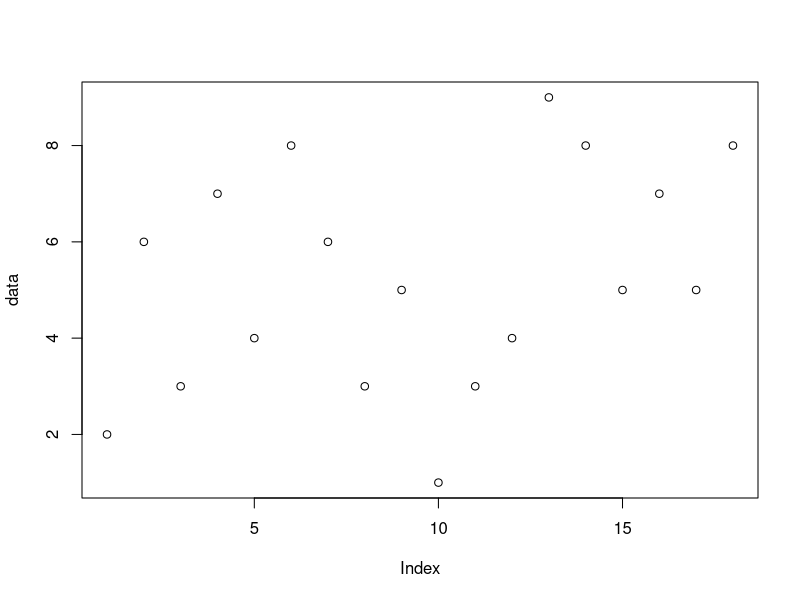
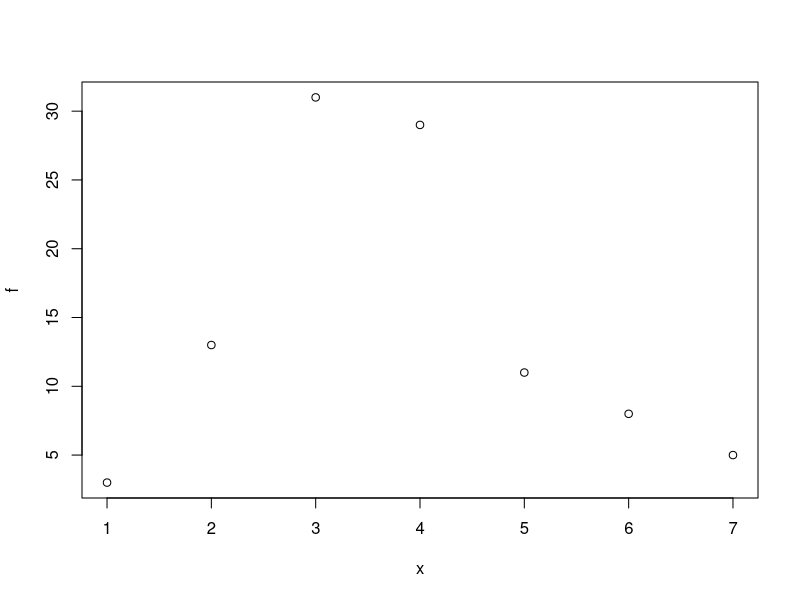
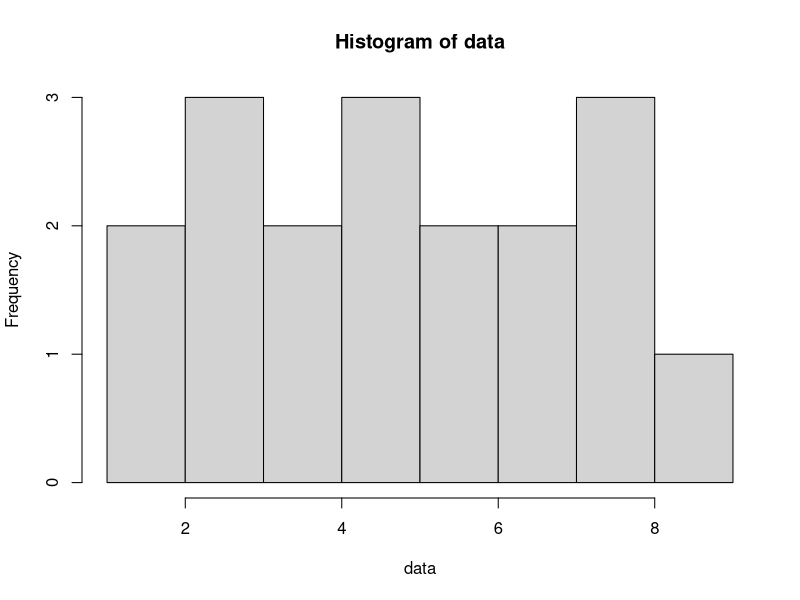
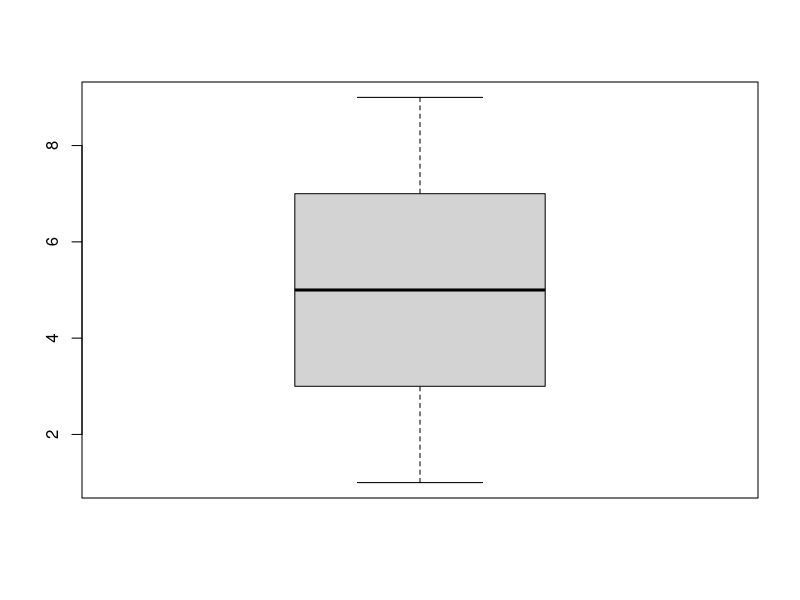
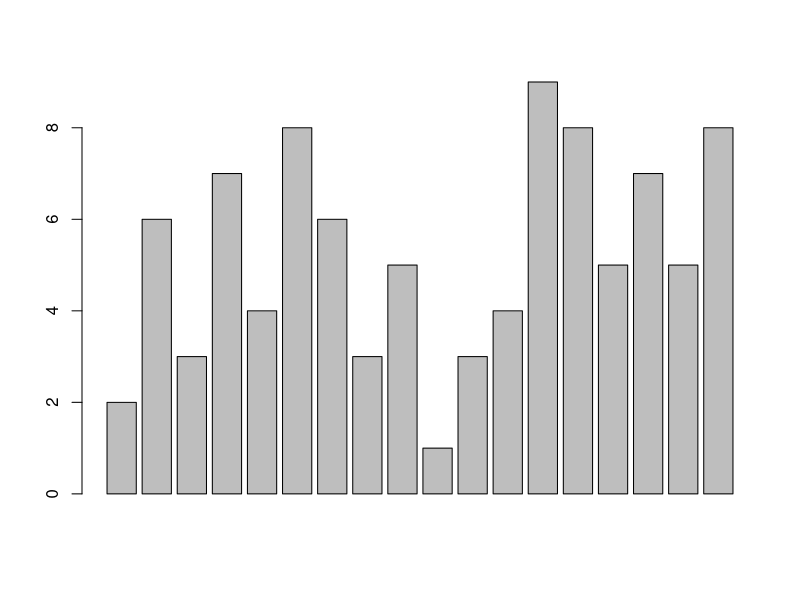
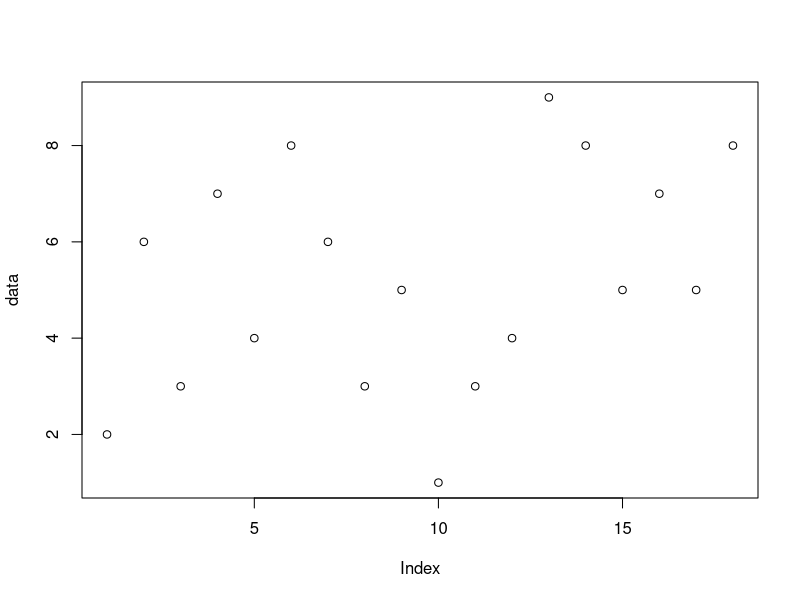
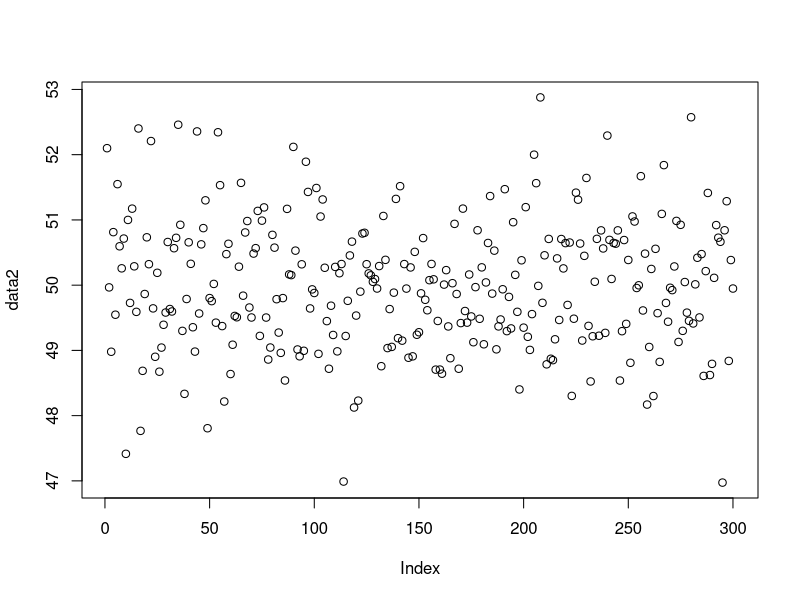
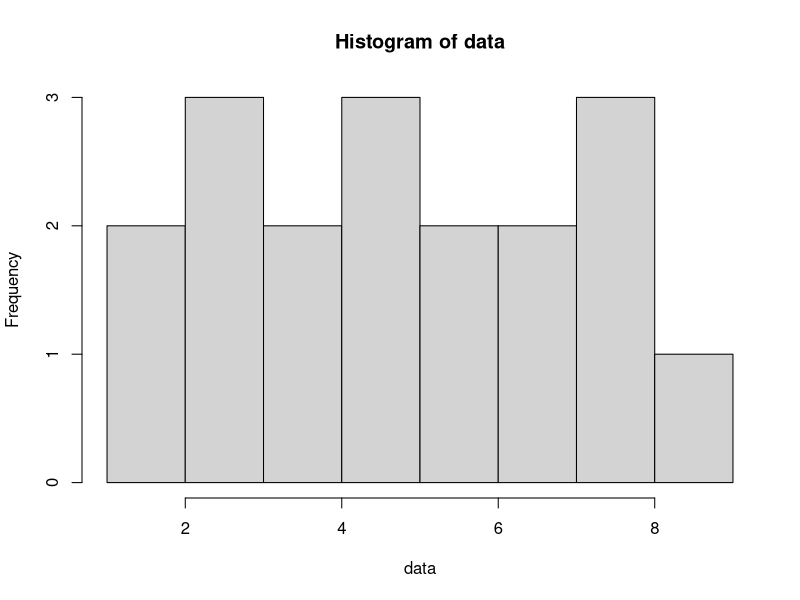

The R source for these figures, in order:
# R bootcamp
# part 2


# Warm Up - redo work from last class

# autocomplete parentheses


# TODAY #
# class()
# lists: c(), rep(), seq(), length()
# math: sum(), cumsum(), sqrt(), round()
# stats: mean(), sd(), IQR(), median(), var(), quantile(), summary()
# plotting: plot(), hist(), boxplot(), barplot()

# Concepts: do math WITH commands



# CLASS - a way to determine data type ####

# create and assign a variable
dumbo <- 173
class(dumbo)
str(dumbo)

me <- "coffee"
class(me)



# LIST VARIABLES ####


# use c() to make a list of any data (a vector)
data <- c(2,6,3,7,4,8,6,3,5,1,3,4,9,8,5,7,5,8)
f <- c(6,2,5,9,6,7)


c(4, "blue", 0.91823, 5) # makes them all into CHAR


# make a list of repeating elements with rep()

rep(3,20)


# make a sequence of numbers with seq()

seq(1:6)
seq(1,6)

x <-seq(1:6)


# find the LENGTH of a list

length(x)


# do math on numbers, variables, and lists

x*2.5

mean(x*2.5)

5 * data

sum(data)

sum(data) - 14.3


# DESCRIPTIVE STATS ####
# R has built in commands for common statistics:
mean(data)

median(data)

var(data)

sd(data)

IQR(data)

quantile(data)

summary(data)



# Compute Descriptive Statistics

# sum
sum(3,5,1,7,24) # sum a list of numbers entered manually
sum(data) # sum a variable that is a vector (a list of numbers)
sum(x)/sum(data) # use sum in larger computations

# sqrt - for square root
sqrt(49) # for a value
sqrt(data) # for a vector (a list of numbers)

# cumulative sums
cumsum(data)

# calculate means (on a dataset)
mean(data)

# standard deviation (on a dataset)
sd(data)

# round a number
round(sd(data), 2)


# DO MATH WITH COMMANDS ####

# Can you see what this formula is? (you will)
mean(data) - 2.3*sd(data)


# Example: calculate standard deviation
# with binned frequency data ####

# bins - seven categories
x <-seq(1,7)

# frequency of the THING in each category (data bins)
f <- c(3,13,31,29,11,8,5)

# PROCEDURE
# find mean
# calc deviations for each bin
# calc squared deviations for each bin
# calc freq * sq. dev for each bin
# sum
# normalize (by N (for pop) or n-1 (for sample))
# SQRT

n <- sum(f)
tot <- sum(f*x)
mean <- tot / n
devs <- x - mean
sq_devs <- devs^2
sqf <- sq_devs * f
var <- sum(sqf) / (n-1)
sdev <- sqrt(var)

# NOW - Find the number that is 3.5 standard deviations BELOW the mean.
mean - 3.5 * sdev




# DO MATH ON A VECTOR (a list of numbers) ####
# Let's calculate zscores
data # our base data

data - mean(data)  # deviances!

(data - mean(data))^2  # squared deviances!

(data - mean(data))/sd(data)  # zscores! (# of SDs away from mean)

zscores <- (data - mean(data))/sd(data)

zscores






# PLOT STUFF! ####

# scatter plot
plot(data)

# specify x and y values
plot(x,f)

# histogram
# makes a histogram with a dataset (Ch2 doesn't give you those, much)
hist(data)

# box plot is a visual statistical summary
boxplot(data)

# barplot
# plots values directly (useful for ch2)
barplot(data)


# Make a second dataset to compare
data2 <- rnorm(300, mean = 50, sd = 1)

plot(data)
plot(data2)

hist(data)
hist(data2)

boxplot(data)
boxplot(data2)

hist(data,breaks=c(0,10,20,30,40,50,70,80,90,100))
hist(data,breaks=seq(0,100,by=10))

# Collect values from a histogram object, including the midpoints of each bin

# histogram object
hist(data, plot=FALSE)
# $breaks
#  [1]   0  10  20  30  40  50  60  70  80  90 100
#
# $counts
#  [1] 14  3  9  9 10 12  9 14  6 14
#
# $density
#  [1] 0.014 0.003 0.009 0.009 0.010 0.012 0.009 0.014 0.006 0.014
#
# $mids
#  [1]  5 15 25 35 45 55 65 75 85 95
#
# $xname
# [1] "data"
#
# $equidist
# [1] TRUE
#
# attr(,"class")
# [1] "histogram"

h <- hist(data2, plot=FALSE)

mids <- h$mids

counts <- h$counts

# create a frequency polygon
plot(x=mids, y=counts, type="b", main ="frequency polygon")



# create your own commands or functions! ####

freqpoly <- function(freqdata) {
	h <- hist(data2, plot=FALSE)
	mids <- h$mids
	counts <- h$counts
	plot(x=mids, y=counts, type="b", main ="frequency polygon")
}

freqpoly(data)




# NOTE on MODE in R
# calculating the mode
# This does NOT get you the statistical mode:
mode(data)
# it returns: [1] "numeric"
# if you want to calculate mode, create the custom function:

getmode <- function(v) {
	uniqv <- unique(v)
	uniqv[which.max(tabulate(match(v, uniqv)))]
}

getmode(data)


